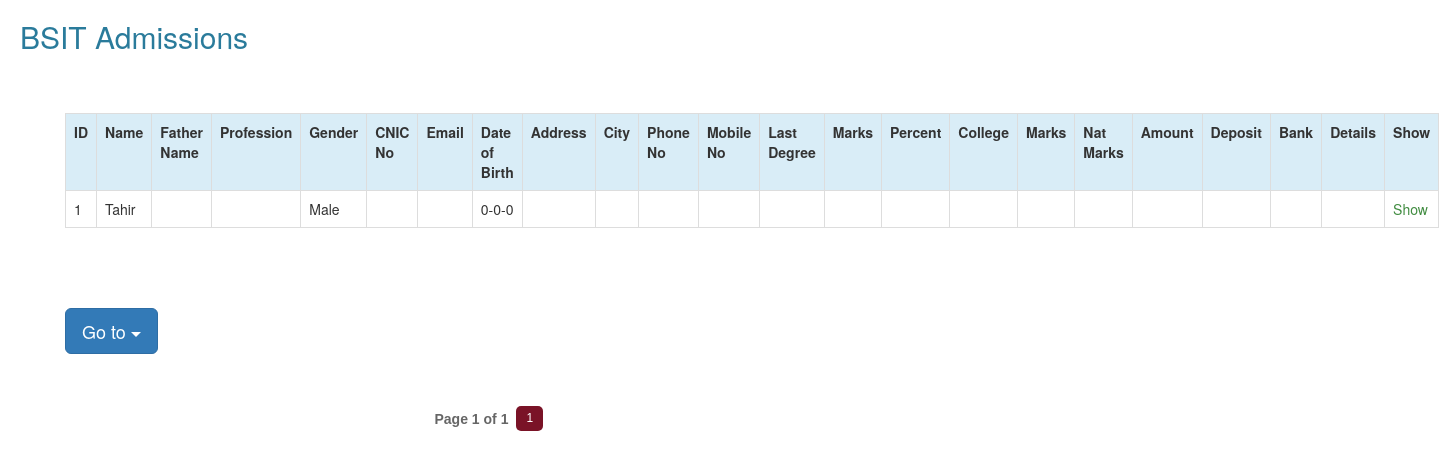
The app's page /bsit_admissions.php (signed in) with its own data.
### tables this page shows
CREATE TABLE IF NOT EXISTS `bsit_admisson` (
`id` int(60) NOT NULL,
  `surname` varchar(60) NOT NULL,
  `name` varchar(60) NOT NULL,
  `fname` varchar(60) NOT NULL,
  `prof` varchar(60) NOT NULL,
  `gender` varchar(60) NOT NULL,
  `cnic` varchar(60) NOT NULL,
  `email` varchar(60) NOT NULL,
  `day` int(60) NOT NULL,
  `month` varchar(60) NOT NULL,
  `year` int(60) NOT NULL,
  `address` varchar(60) NOT NULL,
  `city` varchar(60) NOT NULL,
  `phone` varchar(60) NOT NULL,
  `mobile` varchar(60) NOT NULL,
  `degree` varchar(60) NOT NULL,
  `marks` varchar(60) NOT NULL,
  `percent` varchar(60) NOT NULL,
  `college` varchar(60) NOT NULL,
  `passing` varchar(60) NOT NULL,
  `nat` varchar(60) NOT NULL,
  `amount` varchar(60) NOT NULL,
  `deposit` varchar(60) NOT NULL,
  `bank` varchar(60) NOT NULL,
  `details` varchar(60) NOT NULL
);

### bsit_admissions.php (the view, shortened to what this page needs)
<?php
function pagination($total_num_results,$posts_per_page,$cur_page) {
  $no = $total_num_results / $posts_per_page;
  $no = ceil($no);
  $pages_html="";
  $start_page=$cur_page-2;
  $end_page=$cur_page+2;
  $start_diff=$cur_page-1;
  $end_diff=$no-$cur_page;
  if($end_diff < 2) {
    $start_page=$cur_page+$end_diff;
    $start_page=$start_page-4;
  }
  while($start_page < 1) { $start_page=$start_page+1; }
  if($start_diff < 2) {
    $end_page=$cur_page-$start_diff;
    $end_page=$end_page+4;
  }
  while($end_page > $no) { $end_page=$end_page-1; }
  $pages_html .= "<div id='pagination' >";
  $pages_html .= "<label class='disptext' >Page ".$cur_page." of ".$no."</label>";
  for($i=$start_page; $i<=$end_page; $i++) { $pages_html .= "<a href='?page=".$i."' id='page".$i."' > ".$i." </a>"; }
  $pages_html .= "<script type='text/javascript'>var d = document.getElementById('page".$cur_page."');
  d.className += ' selectedpage';</script>";
  $pages_html .= "</div>";
  return $pages_html;
}
?>
<!DOCTYPE html>
<html>
<head>
<link rel="stylesheet" href="jui/css/jquery-ui-1.10.4.custom.css" type="text/css">
<link href="css/bootstrap.min.css" rel="stylesheet">
<link href="admin.css" rel="stylesheet" type="text/css" />
</head>
<body>
<div class="heading2"><h2>BSIT Admissions</h2></div>
		<div class="container">
		<div class="responsive-table">
	<table class="table table-bordered" >
	  <tr class="info">
	    <th>ID</th>
	    <th>Name</th>
		<th>Father Name</th>
		<th>Profession</th>
		<th>Gender</th>
	    <th>CNIC No</th>
		<th>Email</th>
		<th>Date of Birth</th>
	    <th>Address</th>
	    <th>City</th>
	    <th>Phone No</th>
	    <th>Mobile No</th>
	    <th>Last Degree</th>
		<th>Marks</th>
	    <th>Percent</th>
	    <th>College</th>
		<th>Marks</th>
		<th>Nat Marks</th>
		<th>Amount</th>
		<th>Deposit</th>
		<th>Bank</th>
		<th>Details</th>
		<th>Show</th>
      </tr>
	<tr>
	  <?php
$query ="select * from bsit_admisson";
$run = mysql_query($query);
while($row=mysql_fetch_array($run))
{
	$id = $row['id'];
	$option = $row[1];
	$name = $row[2];
	$fname = $row[3];
	$prof = $row[4];
	$gender = $row[5];
	$cnic = $row[6];
	$email = $row[7];
	$day = $row[8];
	$month = $row[9];
	$year = $row[10];
	$address= $row[11];
	$city= $row[12];
	$phone= $row[13];
	$mobile= $row[14];
	$degree= $row[15];
	$marks= $row[16];
	$percent= $row[17];
	$college= $row[18];
	$passing= $row[19];
	$nat= $row[20];
	$amount= $row[21];
	$deposit= $row[22];
	$bank= $row[23];
	$details= $row[24];
?>
	    <td><?php echo $id; ?></td>
	    <td><?php echo $option; ?><?php echo $name; ?> </td>
	    <td><?php echo $fname; ?></td>
		<td><?php echo $prof; ?></td>
	    <td><?php echo $gender; ?></td>
	    <td><?php echo $cnic; ?></td>
	    <td><?php echo $email; ?></td>
	    <td><?php echo $day; ?>-<?php echo $month; ?>-<?php echo $year; ?></td>
	    <td><?php echo $address; ?></td>
		<td><?php echo $city; ?></td>
		<td><?php echo $phone; ?></td>
		<td><?php echo $mobile; ?></td>
		<td><?php echo $degree; ?></td>
		<td><?php echo $marks; ?></td>
		<td><?php echo $percent; ?></td>
		<td><?php echo $college; ?></td>
		<td><?php echo $passing; ?></td>
		<td><?php echo $nat; ?></td>
		<td><?php echo $amount; ?></td>
		<td><?php echo $deposit; ?></td>
		<td><?php echo $bank; ?></td>
		<td><?php echo $details; ?></td>
	    <td><a href='edit_bsit_admissions.php?edit_bsit_admission=<?php echo $id; ?>'><font color="#408C40">Show</font></a></td></a></td>
      </tr>
  <?php }  ?>
</table>
</div>
</div>
		<div class="container">
		<div class="dropdown">
			 <button class="btn btn-primary btn-lg  dropdown-toggle" type="button" data-toggle="dropdown">
			 Go to <span class="caret"></span>
			 </button>
				</div>
				</div>
		</body>
		</html>
	</body>
		</html>
<?php
       $query=mysql_query("select * from bsit_admisson");
       $total_num_results = mysql_num_rows($query);
  $posts_per_page="15";
  $cur_page="1";
  $html=pagination($total_num_results,$posts_per_page,$cur_page);
  echo $html;
?>

### admin.css (style rules this page uses)
.container { margin:50px; padding-top:10px; }
.heading2 { color:#2A7B9B; margin:20px; }
#pagination { width: 600px;margin: 0 auto; }
#pagination a { padding: 5px 10px; margin: 2px 3px 0px 3px; float: left; font-size: 12px; line-height: 15px; font-family: Arial, Helvetica, Sans-serif; color: #666; background-color:#eeeeee; text-decoration: none; border-radius: 5px; }
#pagination a.selectedpage, #pagination a:hover { background-color: #7A1327; color: #fff; }
#pagination .disptext { margin: 5px 5px 0 10px; float: left; color: #666; font-family: Muli, 'Lucida Sans Unicode', 'Lucida Grande', Verdana, Tahoma, Arial, sans-serif; }

### records on screen
bsit_admisson: id "1", name "Tahir", gender "Male", day "0", month "0", year "0"

### other values on screen
$no "1"
